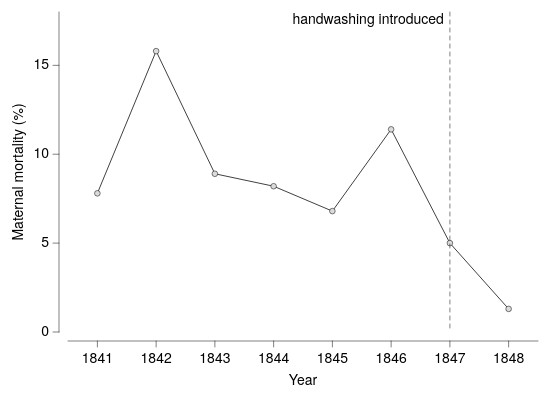

The Vega-Lite source for this figure:
### Vega-Lite specification from a JSON file in a GitHub repository (floating-point values rounded to 4 significant figures)
{"background": null, "config": {"arc": {"fill": "#DBDBDB", "fillOpacity": 1.0, "innerRadius": 40.0, "padAngle": 0.03, "stroke": "black", "strokeOpacity": 1, "strokeWidth": 0.25}, "area": {"fill": "#DBDBDB", "fillOpacity": 1.0, "stroke": "black", "strokeOpacity": 1, "strokeWidth": 0.25}, "axis": {"domain": true, "domainCap": "round", "domainColor": "black", "domainWidth": 0.25, "grid": false, "gridCap": "round", "gridColor": "#F1F1F1", "gridDash": [0, 0], "gridOpacity": 1.0, "gridWidth": 0.25, "labelColor": "black", "labelFont": "Helvetica Neue, HelveticaNeue, Helvetica, Arial, sans-serif", "labelFontSize": 7, "labelFontStyle": "normal", "labelFontWeight": 400, "offset": 4.5, "ticks": true, "tickCap": "round", "tickColor": "black", "tickRound": false, "tickSize": 3, "tickWidth": 0.25, "titleColor": "black", "titleFont": "Helvetica Neue, HelveticaNeue, Helvetica, Arial, sans-serif", "titleFontSize": 7, "titleFontStyle": "normal", "titleFontWeight": 400}, "axisX": {"domain": true, "labelAlign": "center", "labelAngle": 0, "labels": true, "ticks": true, "translate": 0}, "axisY": {"domain": true, "labelAlign": "right", "labelAngle": 0, "labels": true, "ticks": true, "translate": 0}, "axisRight": {"domain": true, "labelAlign": "left", "labelAngle": 0, "labels": true, "ticks": true, "translate": 0}, "axisTop": {"domain": true, "labelAlign": "center", "labelAngle": 0, "labels": true, "ticks": true, "translate": 0}, "axisBand": {"tickOffset": 0}, "bar": {"fill": "#DBDBDB", "fillOpacity": 1.0, "stroke": "black", "strokeOpacity": 1, "strokeWidth": 0.25}, "boxplot": {"size": 14.4, "ticks": {"cornerRadius": 0.25, "fill": "black", "opacity": 1, "size": 7.2, "thickness": 0.25}, "box": {"fillOpacity": 1.0, "stroke": "black", "strokeOpacity": 1, "strokeWidth": 0.25}, "median": {"cornerRadius": 0, "fill": "black", "fillOpacity": 1.0, "opacity": 1, "size": 14.4, "thickness": 0.25}, "rule": {"fill": "black", "fillOpacity": 1.0, "size": 16.0, "stroke": "black", "strokeDash": [0, 0], "strokeOpacity": 1, "strokeWidth": 0.25}, "outliers": {"color": "black", "fill": "black", "fillOpacity": 1.0, "size": 0, "stroke": "black", "strokeOpacity": 1, "strokeWidth": 0.25}}, "circle": {"fill": "black", "fillOpacity": 1.0, "size": 2.0, "stroke": null, "strokeOpacity": 1, "strokeWidth": 0.25}, "errorband": {"band": {"fillOpacity": 0.6, "stroke": null, "strokeWidth": 0.25, "strokeOpacity": 1}, "borders": {"opacity": 0, "strokeOpacity": 0.25, "strokeWidth": 1}}, "errorbar": {"opacity": 1, "rule": {"strokeDash": [0, 0], "strokeWidth": 0.25}, "ticks": {"color": "black", "cornerRadius": 0.125, "opacity": 1, "size": 9.6, "thickness": 0.25}, "thickness": 0.25}, "font": "Helvetica Neue, HelveticaNeue, Helvetica, Arial, sans-serif", "geoshape": {"fill": "#DBDBDB", "fillOpacity": 1.0, "stroke": "black", "strokeOpacity": 1, "strokeWidth": 0.25}, "header": {"labelColor": "black", "labelFont": "Helvetica Neue, HelveticaNeue, Helvetica, Arial, sans-serif", "labelFontSize": 7, "labelFontStyle": "normal", "labelFontWeight": 400, "titleColor": "black", "titleFont": "Helvetica Neue, HelveticaNeue, Helvetica, Arial, sans-serif", "titleFontSize": 7, "titleFontStyle": "normal", "titleFontWeight": 400, "titlePadding": 0}, "legend": {"disable": false, "offset": 4.5, "titlePadding": 4, "labelOffset": 2, "gradientLabelOffset": 2, "gradientLength": 80.0, "gradientThickness": 8.0, "gradientOpacity": 1.0, "gradientStrokeColor": "black", "gradientStrokeWidth": 0.25, "labelColor": "black", "labelFont": "Helvetica Neue, HelveticaNeue, Helvetica, Arial, sans-serif", "labelFontSize": 7, "labelFontStyle": "normal", "labelFontWeight": 400, "strokeColor": "black", "strokeWidth": 0, "symbolSize": 42, "symbolStrokeColor": "black", "symbolStrokeWidth": 0.25, "titleColor": "black", "titleFont": "Helvetica Neue, HelveticaNeue, Helvetica, Arial, sans-serif", "titleFontSize": 7, "titleFontStyle": "normal", "titleFontWeight": 400}, "line": {"color": "black", "stroke": "black", "strokeCap": "round", "strokeDash": [0, 0], "strokeOpacity": 1, "strokeWidth": 0.375}, "point": {"filled": true, "fill": "#DBDBDB", "fillOpacity": 1.0, "size": 8.0, "stroke": "black", "strokeOpacity": 1, "strokeWidth": 0.25}, "range": {"category": ["#5CA7B1", "#CDDEF3", "#B7B3E4", "#B3DAB5", "#F5E1B3", "#3D727B", "#8AA8D2", "#867DAC", "#80A988", "#CBB17A", "#204148", "#59719A", "#584C77", "#507B5F", "#9D824D"], "diverging": {"scheme": ["#C35082", "#CE6D94", "#D989A7", "#E2A4BA", "#EABFCE", "#F1DBE2", "#F6F6F6", "#D7E0EB", "#B9CBE0", "#9BB6D5", "#7DA1C9", "#5F8CBD", "#4177B1"]}, "heatmap": {"scheme": ["#32022B", "#43044D", "#4C196E", "#4D338C", "#484DA6", "#3A68BB", "#1D83CA", "#1D9CCB", "#23B5C9", "#28CDC5", "#4DE0B4", "#91EE9F"]}, "ordinal": {"scheme": ["#F1F1F1", "#DBDBDB", "#C6C6C6", "#B2B2B2", "#9D9D9D", "#898989", "#767676", "#636363", "#515151", "#404040", "#2F2F2F", "#1F1F1F"]}, "ramp": {"scheme": ["#32022B", "#43044D", "#4C196E", "#4D338C", "#484DA6", "#3A68BB", "#1D83CA", "#1D9CCB", "#23B5C9", "#28CDC5", "#4DE0B4", "#91EE9F"]}}, "rule": {"color": "black", "stroke": "black", "strokeCap": "round", "strokeDash": [2, 2], "strokeOpacity": 1, "strokeWidth": 0.25}, "scale": {"bandPaddingInner": 0.1, "bandPaddingOuter": 0.1, "round": false}, "rect": {"fill": "#DBDBDB", "fillOpacity": 1.0, "stroke": "black", "strokeOpacity": 1, "strokeWidth": 0.25}, "square": {"fill": "#DBDBDB", "fillOpacity": 1.0, "size": 16.0, "stroke": "black", "strokeOpacity": 1, "strokeWidth": 0.25}, "text": {"color": "black", "font": "Helvetica Neue, HelveticaNeue, Helvetica, Arial, sans-serif", "fontSize": 7, "fontStyle": "normal", "fontWeight": 400}, "tick": {"color": "black", "cornerRadius": 0.125, "opacity": 1.0, "size": 14.4, "thickness": 0.25}, "title": {"anchor": "middle", "frame": "group", "color": "black", "font": "Helvetica Neue, HelveticaNeue, Helvetica, Arial, sans-serif", "fontSize": 7, "fontStyle": "normal", "fontWeight": 400, "subtitleColor": "black", "subtitleFont": "Helvetica Neue, HelveticaNeue, Helvetica, Arial, sans-serif", "subtitleFontSize": "Helvetica Neue, HelveticaNeue, Helvetica, Arial, sans-serif", "subtitleFontStyle": "normal", "subtitleFontWeight": 400}, "trail": {"color": "black", "opacity": 1, "size": 0.375}, "view": {"continuousWidth": 235, "continuousHeight": 160, "discreteWidth": 235, "discreteHeight": 160, "fill": null, "stroke": null, "strokeWidth": 0.25}}, "layer": [{"data": {"name": "data-90cee84db8473ff1f3334d04451f5511"}, "mark": {"type": "line", "point": true}, "encoding": {"x": {"axis": {"format": "d"}, "field": "year", "scale": {"domain": [1840.0, 1848.0], "nice": false}, "title": "Year", "type": "quantitative"}, "y": {"field": "mortality", "scale": {"domain": [0, 18], "nice": false}, "title": "Maternal mortality (%)", "type": "quantitative"}}}, {"layer": [{"data": {"values": [{"__dysonsphere__": 1}]}, "mark": {"type": "rule", "opacity": 1.0}, "encoding": {"x": {"datum": 1847.0}}}, {"data": {"values": [{"__dysonsphere__": 1}]}, "mark": {"type": "text", "align": "right", "baseline": "top", "dx": -3, "dy": 0, "fontSize": 7}, "encoding": {"text": {"value": "handwashing introduced"}, "x": {"datum": 1847.0}, "y": {"value": 0}}}]}], "$schema": "https://vega.github.io/schema/vega-lite/v6.4.1.json", "datasets": {"data-90cee84db8473ff1f3334d04451f5511": [{"year": 1841, "mortality": 7.8}, {"year": 1842, "mortality": 15.8}, {"year": 1843, "mortality": 8.9}, {"year": 1844, "mortality": 8.2}, {"year": 1845, "mortality": 6.8}, {"year": 1846, "mortality": 11.4}, {"year": 1847, "mortality": 5.0}, {"year": 1848, "mortality": 1.3}]}}
